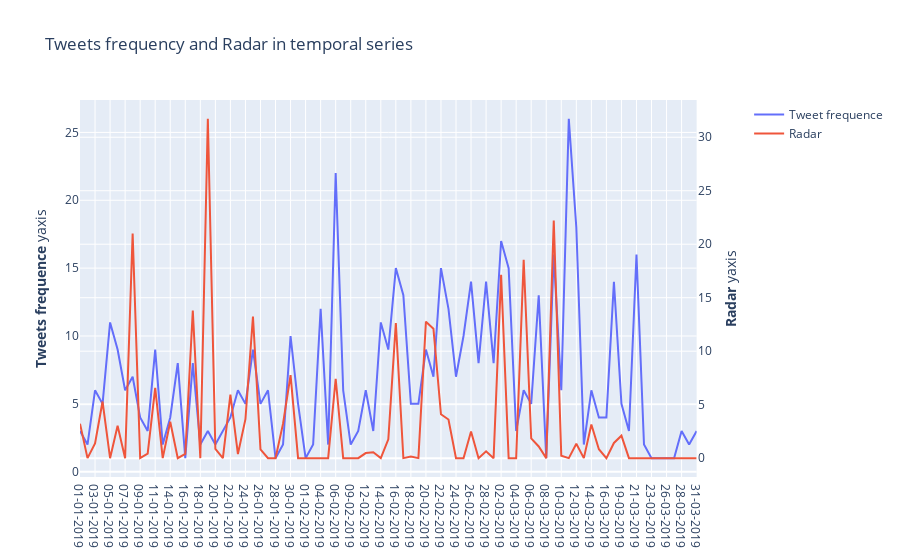

Write notebook code for a chart like this one.
### Code cell
import plotly.graph_objects as go
from plotly.subplots import make_subplots
fig = make_subplots(specs=[[{"secondary_y": True}]])
fig.add_trace(
    go.Scatter(x=radar_tweet.date, y=radar_tweet.Frequence, name="Tweet frequence"),
    secondary_y=False,
)
fig.add_trace(
    go.Scatter(x=radar_tweet.date, y=radar_tweet.p2, name="Radar"),
    secondary_y=True,
)
fig.update_layout(
    title_text="Tweets frequency and Radar in temporal series"
)
fig.update_yaxes(title_text="<b>Tweets frequence</b> yaxis", secondary_y=False)
fig.update_yaxes(title_text="<b>Radar</b> yaxis", secondary_y=True)

fig.show()

### Figure 1 — Plotly figure (JSON) as saved in the notebook; plotly's stock layout.template omitted (floating-point values rounded to 4 significant figures)
{"data": [{"name": "Tweet frequence", "type": "scatter", "x": ["01-01-2019", "02-01-2019", "03-01-2019", "04-01-2019", "05-01-2019", "06-01-2019", "07-01-2019", "08-01-2019", "09-01-2019", "10-01-2019", "11-01-2019", "12-01-2019", "14-01-2019", "15-01-2019", "16-01-2019", "17-01-2019", "18-01-2019", "19-01-2019", "20-01-2019", "21-01-2019", "22-01-2019", "23-01-2019", "24-01-2019", "25-01-2019", "26-01-2019", "27-01-2019", "28-01-2019", "29-01-2019", "30-01-2019", "31-01-2019", "01-02-2019", "03-02-2019", "04-02-2019", "05-02-2019", "06-02-2019", "07-02-2019", "09-02-2019", "11-02-2019", "12-02-2019", "13-02-2019", "14-02-2019", "15-02-2019", "16-02-2019", "17-02-2019", "18-02-2019", "19-02-2019", "20-02-2019", "21-02-2019", "22-02-2019", "23-02-2019", "24-02-2019", "25-02-2019", "26-02-2019", "27-02-2019", "28-02-2019", "01-03-2019", "02-03-2019", "03-03-2019", "04-03-2019", "05-03-2019", "06-03-2019", "07-03-2019", "08-03-2019", "09-03-2019", "10-03-2019", "11-03-2019", "12-03-2019", "13-03-2019", "14-03-2019", "15-03-2019", "16-03-2019", "17-03-2019", "19-03-2019", "20-03-2019", "21-03-2019", "22-03-2019", "23-03-2019", "25-03-2019", "26-03-2019", "27-03-2019", "28-03-2019", "30-03-2019", "31-03-2019"], "xaxis": "x", "y": [3, 2, 6, 5, 11, 9, 6, 7, 4, 3, 9, 2, 4, 8, 1, 8, 2, 3, 2, 3, 4, 6, 5, 9, 5, 6, 1, 2, 10, 5, 1, 2, 12, 2, 22, 6, 2, 3, 6, 3, 11, 9, 15, 13, 5, 5, 9, 7, 15, 12, 7, 10, 14, 8, 14, 8, 17, 15, 3, 6, 5, 13, 1, 16, 6, 26, 18, 2, 6, 4, 4, 14, 5, 3, 16, 2, 1, 1, 1, 1, 3, 2, 3], "yaxis": "y"}, {"name": "Radar", "type": "scatter", "x": ["01-01-2019", "02-01-2019", "03-01-2019", "04-01-2019", "05-01-2019", "06-01-2019", "07-01-2019", "08-01-2019", "09-01-2019", "10-01-2019", "11-01-2019", "12-01-2019", "14-01-2019", "15-01-2019", "16-01-2019", "17-01-2019", "18-01-2019", "19-01-2019", "20-01-2019", "21-01-2019", "22-01-2019", "23-01-2019", "24-01-2019", "25-01-2019", "26-01-2019", "27-01-2019", "28-01-2019", "29-01-2019", "30-01-2019", "31-01-2019", "01-02-2019", "03-02-2019", "04-02-2019", "05-02-2019", "06-02-2019", "07-02-2019", "09-02-2019", "11-02-2019", "12-02-2019", "13-02-2019", "14-02-2019", "15-02-2019", "16-02-2019", "17-02-2019", "18-02-2019", "19-02-2019", "20-02-2019", "21-02-2019", "22-02-2019", "23-02-2019", "24-02-2019", "25-02-2019", "26-02-2019", "27-02-2019", "28-02-2019", "01-03-2019", "02-03-2019", "03-03-2019", "04-03-2019", "05-03-2019", "06-03-2019", "07-03-2019", "08-03-2019", "09-03-2019", "10-03-2019", "11-03-2019", "12-03-2019", "13-03-2019", "14-03-2019", "15-03-2019", "16-03-2019", "17-03-2019", "19-03-2019", "20-03-2019", "21-03-2019", "22-03-2019", "23-03-2019", "25-03-2019", "26-03-2019", "27-03-2019", "28-03-2019", "30-03-2019", "31-03-2019"], "xaxis": "x", "y": [3.226, 0, 1.365, 5.292, 0, 3.031, 0, 21.0, 0, 0.4134, 6.569, 0, 3.403, 0, 0.4077, 13.81, 0, 31.72, 0.8619, 0, 5.928, 0.3804, 3.639, 13.24, 0.8209, 0, 0, 3.224, 7.764, 0, 0, 0, 0, 0, 7.424, 0, 0, 0, 0.4732, 0.5455, 0, 1.753, 12.64, 0, 0.1513, 0, 12.76, 12.1, 4.099, 3.611, 0, 0, 2.497, 0, 0.6437, 0, 17.13, 0, 0, 18.55, 1.843, 1.091, 0, 22.22, 0.2291, 0, 1.339, 0, 3.146, 0.8313, 0, 1.419, 2.102, 0, 0, 0, 0, 0, 0, 0, 0, 0, 0], "yaxis": "y2"}], "layout": {"title": {"text": "Tweets frequency and Radar in temporal series"}, "xaxis": {"anchor": "y", "domain": [0, 0.94]}, "yaxis": {"anchor": "x", "domain": [0, 1], "title": {"text": "<b>Tweets frequence</b> yaxis"}}, "yaxis2": {"anchor": "x", "overlaying": "y", "side": "right", "title": {"text": "<b>Radar</b> yaxis"}}}}
